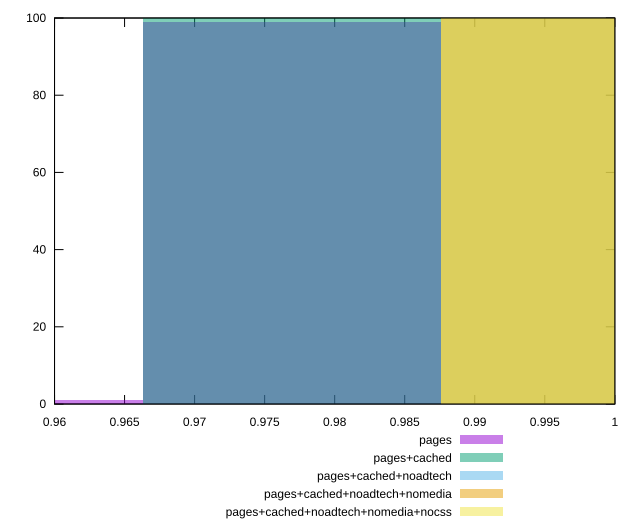

Write the gnuplot code that produced this figure.
reset

$pages <<EOF
0.9769392560154587 99
0.9557014461020792 1
EOF

$pagesCached <<EOF
0.9769392560154587 100
EOF

$pagesCachedNoadtech <<EOF
0.9981770659288383 100
EOF

$pagesCachedNoadtechNomedia <<EOF
0.9981770659288383 100
EOF

$pagesCachedNoadtechNomediaNocss <<EOF
0.9981770659288383 100
EOF

set key outside below
set boxwidth 0.02123780991337954
set xrange [0.96:1]
set yrange [0:100]
set trange [0:100]
set style fill transparent solid 0.5 noborder
set terminal svg size 640, 530 enhanced background rgb 'white'
set output "report_00018_2021-02-10T15-25-16.877Z/total-byte-weight/comparison/histogram/all_score.svg"

plot $pages title "pages" with boxes, \
     $pagesCached title "pages+cached" with boxes, \
     $pagesCachedNoadtech title "pages+cached+noadtech" with boxes, \
     $pagesCachedNoadtechNomedia title "pages+cached+noadtech+nomedia" with boxes, \
     $pagesCachedNoadtechNomediaNocss title "pages+cached+noadtech+nomedia+nocss" with boxes

reset
